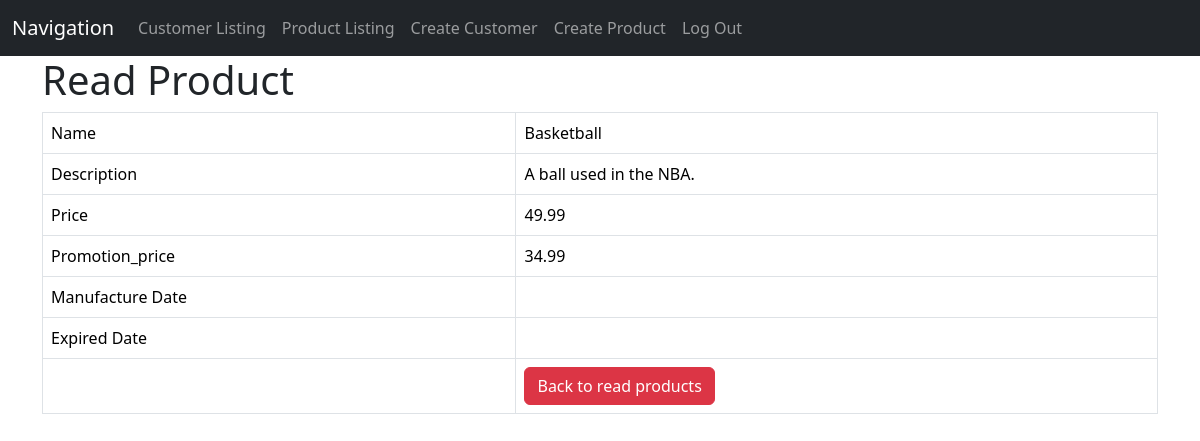
Before: /product_details.php?id=1 with the older database file.
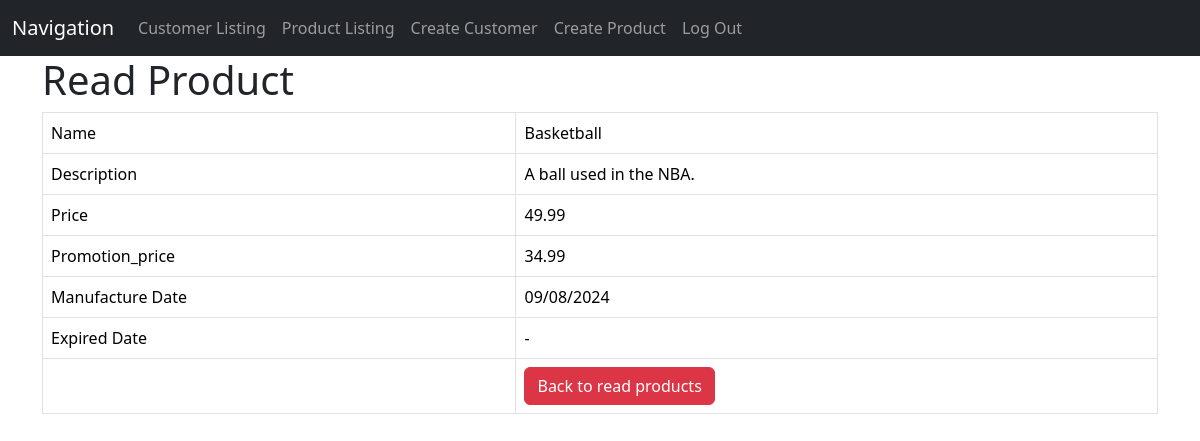
After: the same page with the newer database file.
### tables this page shows
CREATE TABLE IF NOT EXISTS `products` (
  `id` int NOT NULL AUTO_INCREMENT,
  `name` varchar(128) NOT NULL,
  `description` text NOT NULL,
  `product_cat` int NOT NULL,
  `manufacture_date` text NOT NULL,
  `expired_date` text NOT NULL,
  `price` double NOT NULL,
  `promotion_price` double NOT NULL,
  `created` datetime NOT NULL,
  `modified` timestamp NOT NULL DEFAULT CURRENT_TIMESTAMP ON UPDATE CURRENT_TIMESTAMP,
  PRIMARY KEY (`id`)
);

### product_details.php (the view, shortened to what this page needs)
<!DOCTYPE HTML>
<html>
<head>
    <link href="https://cdn.jsdelivr.net/npm/bootstrap@5.3.3/dist/css/bootstrap.min.css" rel="stylesheet">
</head>
<head>
    <link href="https://cdn.jsdelivr.net/npm/bootstrap@5.3.3/dist/css/bootstrap.min.css" rel="stylesheet">
</head>
<body>
    <nav class="navbar navbar-expand-lg navbar-dark bg-dark">
        <div class="container-fluid">
            <a class="navbar-brand" href="#">Navigation</a>
            <div class="collapse navbar-collapse" id="navbarNav">
                <ul class="navbar-nav">
                    <li class="nav-item">
                        <a class="nav-link" href="customer_listing.php">Customer Listing</a>
                    </li>
                    <li class="nav-item">
                        <a class="nav-link" href="product_listing.php">Product Listing</a>
                    </li>
                    <li class="nav-item">
                        <a class="nav-link" href="customer_create.php">Create Customer</a>
                    </li>
                    <li class="nav-item">
                        <a class="nav-link" href="product_create.php">Create Product</a>
                    </li>
                    <li class="nav-item">
                        <a class="nav-link" href="log_out.php">Log Out</a>
                    </li>
                </ul>
            </div>
        </div>
    </nav>
</body>
<body>
    <div class="container">
        <div class="page-header">
            <h1>Read Product</h1>
        </div>
        <?php
        $id = isset($_GET['id']) ? $_GET['id'] : die('ERROR: Record ID not found.');
        include 'config/database.php';
        try {
            $query = "SELECT id, name, description, price, promotion_price, manufacture_date, expired_date FROM products WHERE id = ? LIMIT 0,1";
            $stmt = $con->prepare($query);
            $stmt->bindParam(1, $id);
            $stmt->execute();
            $row = $stmt->fetch(PDO::FETCH_ASSOC);
            $name = $row['name'];
            $description = $row['description'];
            $price = $row['price'];
            $promotion_price = $row['promotion_price'];
            $manufacture_date = $row['manufacture_date'];
            $expired_date = $row['expired_date'];
        }
        catch (PDOException $exception) {
            die('ERROR: ' . $exception->getMessage());
        }
        ?>
        <table class='table table-hover table-responsive table-bordered'>
            <tr>
                <td>Name</td>
                <td><?php echo $name;  ?></td>
            </tr>
            <tr>
                <td>Description</td>
                <td><?php echo $description;  ?></td>
            </tr>
            <tr>
                <td>Price</td>
                <td><?php echo $price;  ?></td>
            </tr>
            <tr>
                <td>Promotion_price</td>
                <td><?php echo $promotion_price;  ?></td>
            </tr>
            <tr>
                <td>Manufacture Date</td>
                <td><?php echo $manufacture_date;  ?></td>
            </tr>
            <tr>
                <td>Expired Date</td>
                <td><?php echo $expired_date;  ?></td>
            </tr>
            <tr>
                <td></td>
                <td>
                    <a href='product_listing.php' class='btn btn-danger'>Back to read products</a>
                </td>
            </tr>
        </table>
    </div>
</body>
</html>

Changed rows visible on the page:
changed products "Basketball": manufacture_date (not shown) → "09/08/2024"; expired_date (not shown) → "-"
